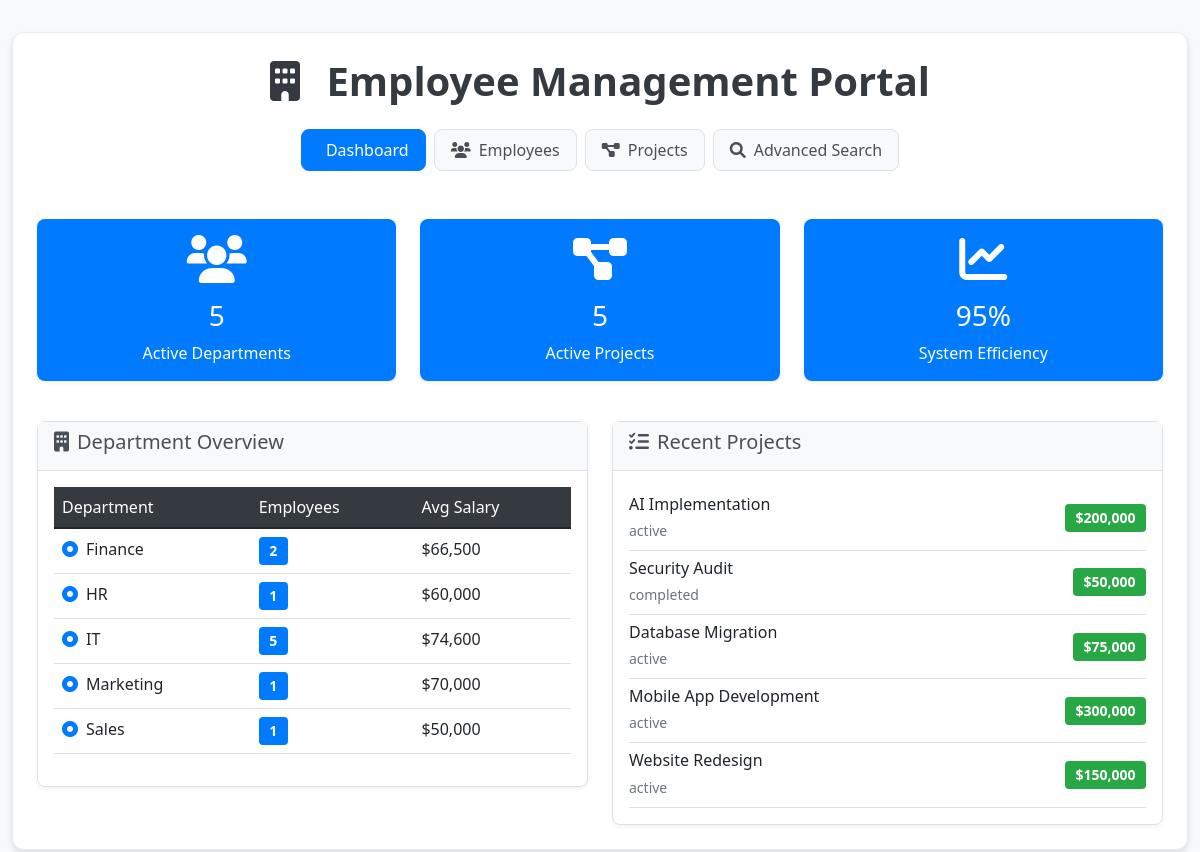
The page / on the database its author committed.
### tables this page shows
CREATE TABLE projects (
    id INT AUTO_INCREMENT PRIMARY KEY,
    project_name VARCHAR(100) NOT NULL,
    description TEXT,
    start_date DATE,
    end_date DATE,
    budget DECIMAL(12,2),
    status VARCHAR(20) DEFAULT 'active'
);

### src/index.php (the view, shortened to what this page needs)
<?php
$host = $_ENV['DB_HOST'] ?? 'db';
$dbname = $_ENV['DB_NAME'] ?? 'employee_portal';
$username = $_ENV['DB_USER'] ?? 'webapp';
$password = $_ENV['DB_PASS'] ?? 'webapp123';
try {
    $pdo = new PDO("mysql:host=$host;dbname=$dbname;charset=utf8", $username, $password, [
        PDO::ATTR_ERRMODE => PDO::ERRMODE_EXCEPTION,
        PDO::ATTR_DEFAULT_FETCH_MODE => PDO::FETCH_ASSOC
    ]);
} catch(PDOException $e) {
    die("Database service temporarily unavailable. Please try again later.");
}
$dept_stats = [];
try {
    $stmt = $pdo->query("SELECT department, COUNT(*) as count, AVG(salary) as avg_salary FROM employees WHERE status = 'active' GROUP BY department");
    if ($stmt) {
        $dept_stats = $stmt->fetchAll();
    }
} catch(Exception $e) {
    $dept_stats = [];
}
$recent_projects = [];
try {
    $stmt = $pdo->query("SELECT * FROM projects ORDER BY start_date DESC LIMIT 5");
    if ($stmt) {
        $recent_projects = $stmt->fetchAll();
    }
} catch(Exception $e) {
    $recent_projects = [];
}
?>
<!DOCTYPE html>
<html lang="en">
<head>
    <link href="https://cdnjs.cloudflare.com/ajax/libs/bootstrap/5.1.3/css/bootstrap.min.css" rel="stylesheet">
    <link href="https://cdnjs.cloudflare.com/ajax/libs/font-awesome/6.0.0/css/all.min.css" rel="stylesheet">
    <link href="https://cdnjs.cloudflare.com/ajax/libs/datatables/1.10.21/css/dataTables.bootstrap5.min.css" rel="stylesheet">
</head>
<body>
    <div class="container-fluid">
        <div class="main-container p-4">
            <div class="row mb-4">
                <div class="col-12">
                    <h1 class="text-center mb-4">
                        <i class="fas fa-building me-3"></i>
                        Employee Management Portal
                    </h1>
                    <ul class="nav nav-pills justify-content-center mb-4" id="mainTabs">
                        <li class="nav-item">
                            <a class="nav-link active" data-bs-toggle="pill" href="#dashboard">
                                <i class="fas fa-chart-dashboard me-2"></i>Dashboard
                            </a>
                        </li>
                        <li class="nav-item">
                            <a class="nav-link" data-bs-toggle="pill" href="#employees">
                                <i class="fas fa-users me-2"></i>Employees
                            </a>
                        </li>
                        <li class="nav-item">
                            <a class="nav-link" data-bs-toggle="pill" href="#projects">
                                <i class="fas fa-project-diagram me-2"></i>Projects
                            </a>
                        </li>
                        <li class="nav-item">
                            <a class="nav-link" data-bs-toggle="pill" href="#search">
                                <i class="fas fa-search me-2"></i>Advanced Search
                            </a>
                        </li>
                    </ul>
                </div>
            </div>
            <div class="tab-content">
                <div class="tab-pane fade show active" id="dashboard">
                    <div class="row mb-4">
                        <div class="col-md-4 mb-3">
                            <div class="card stat-card">
                                <div class="card-body text-center">
                                    <i class="fas fa-users fa-3x mb-3"></i>
                                    <h3><?php echo count($dept_stats); ?></h3>
                                    <p class="mb-0">Active Departments</p>
                                </div>
                            </div>
                        </div>
                        <div class="col-md-4 mb-3">
                            <div class="card stat-card">
                                <div class="card-body text-center">
                                    <i class="fas fa-project-diagram fa-3x mb-3"></i>
                                    <h3><?php echo count($recent_projects); ?></h3>
                                    <p class="mb-0">Active Projects</p>
                                </div>
                            </div>
                        </div>
                        <div class="col-md-4 mb-3">
                            <div class="card stat-card">
                                <div class="card-body text-center">
                                    <i class="fas fa-chart-line fa-3x mb-3"></i>
                                    <h3>95%</h3>
                                    <p class="mb-0">System Efficiency</p>
                                </div>
                            </div>
                        </div>
                    </div>
                    <div class="row">
                        <div class="col-md-6">
                            <div class="card fade-in">
                                <div class="card-header">
                                    <h5><i class="fas fa-building me-2"></i>Department Overview</h5>
                                </div>
                                <div class="card-body">
                                    <div class="table-responsive">
                                        <table class="table table-hover">
                                            <thead>
                                                <tr>
                                                    <th>Department</th>
                                                    <th>Employees</th>
                                                    <th>Avg Salary</th>
                                                </tr>
                                            </thead>
                                            <tbody>
                                                <?php foreach($dept_stats as $dept): ?>
                                                <tr>
                                                    <td><i class="fas fa-dot-circle me-2 text-primary"></i><?php echo htmlspecialchars($dept['department']); ?></td>
                                                    <td><span class="badge bg-primary"><?php echo $dept['count']; ?></span></td>
                                                    <td>$<?php echo number_format($dept['avg_salary'], 0); ?></td>
                                                </tr>
                                                <?php endforeach; ?>
                                            </tbody>
                                        </table>
                                    </div>
                                </div>
                            </div>
                        </div>
                        <div class="col-md-6">
                            <div class="card fade-in">
                                <div class="card-header">
                                    <h5><i class="fas fa-tasks me-2"></i>Recent Projects</h5>
                                </div>
                                <div class="card-body">
                                    <?php foreach($recent_projects as $project): ?>
                                    <div class="d-flex justify-content-between align-items-center border-bottom py-2">
                                        <div>
                                            <h6 class="mb-1"><?php echo htmlspecialchars($project['project_name']); ?></h6>
                                            <small class="text-muted"><?php echo htmlspecialchars($project['status']); ?></small>
                                        </div>
                                        <span class="badge bg-success">$<?php echo number_format($project['budget']); ?></span>
                                    </div>
                                    <?php endforeach; ?>
                                </div>
                            </div>
                        </div>
                    </div>
                </div>
            </div>
        </div>
    </div>
</body>
</html>

### src/index.php (style rules this page uses)
body { background-color: #f8f9fa; font-family: 'Segoe UI', Tahoma, Geneva, Verdana, sans-serif; }
.main-container { background: #ffffff; border-radius: 12px; box-shadow: 0 4px 6px rgba(0, 0, 0, 0.1); margin: 2rem 0; border: 1px solid #e9ecef; }
.nav-pills .nav-link { border-radius: 8px; margin: 0 4px; color: #495057; background-color: #f8f9fa; border: 1px solid #dee2e6; transition: all 0.2s ease; }
.nav-pills .nav-link.active { background-color: #007bff; color: white; border-color: #007bff; }
.card { border: 1px solid #dee2e6; border-radius: 8px; box-shadow: 0 2px 4px rgba(0, 0, 0, 0.05); transition: box-shadow 0.2s ease; }
.card-header { background-color: #f8f9fa; border-bottom: 1px solid #dee2e6; font-weight: 600; }
.table thead th { background-color: #343a40; color: white; border: none; font-weight: 500; }
.stat-card { background-color: #007bff; color: white; border-radius: 8px; border: none; }
.badge { font-size: 0.875em; padding: 0.5em 0.75em; }
h1 { color: #343a40; font-weight: 700; }
h5 { color: #495057; }
.text-primary { color: #007bff !important; }
.bg-primary { background-color: #007bff !important; }
.bg-success { background-color: #28a745 !important; }
.fade-in { animation: fadeIn 0.3s ease-in; }

### rows shown on the page
projects: project_name "AI Implementation", status "active", budget "200,000"
projects: project_name "Security Audit", status "completed", budget "50,000"
projects: project_name "Database Migration", status "active", budget "75,000"
projects: project_name "Mobile App Development", status "active", budget "300,000"
projects: project_name "Website Redesign", status "active", budget "150,000"

### other values the page prints
count($dept_stats) "5"
count($recent_projects) "5"
$dept['department'] "Finance"
$dept['count'] "2"
$dept['avg_salary'] "66,500"
$dept['department'] "HR"
$dept['count'] "1"
$dept['avg_salary'] "60,000"
$dept['department'] "IT"
$dept['count'] "5"
$dept['avg_salary'] "74,600"
$dept['department'] "Marketing"
$dept['avg_salary'] "70,000"
$dept['department'] "Sales"
$dept['avg_salary'] "50,000"
